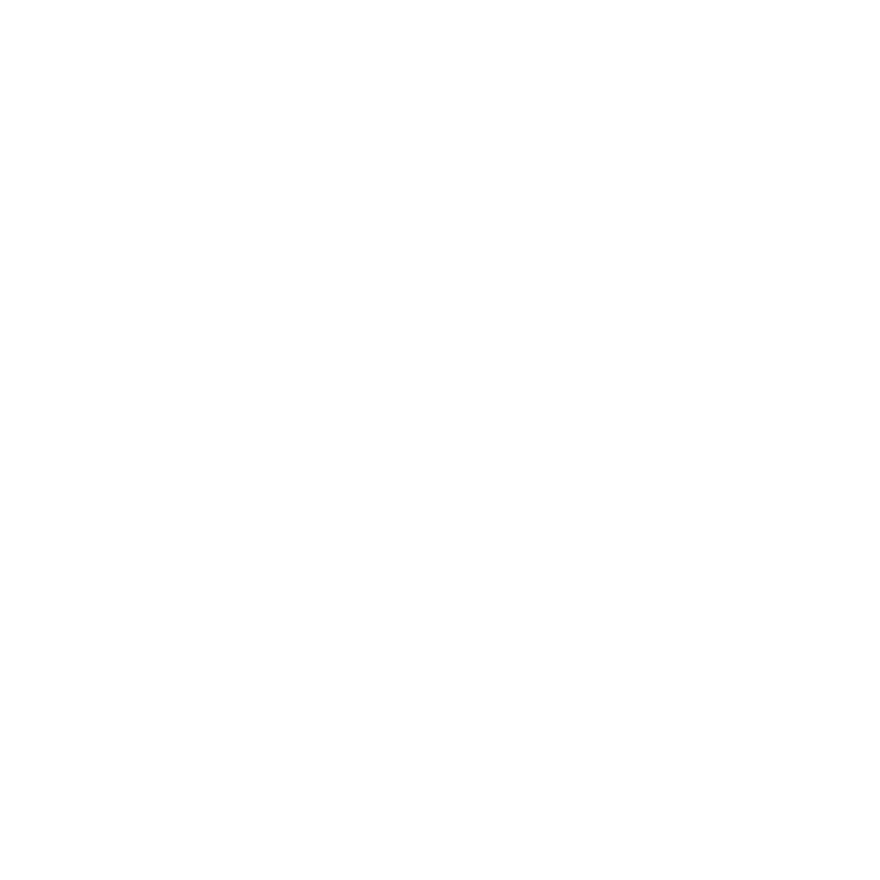
Frame 1 (no input)
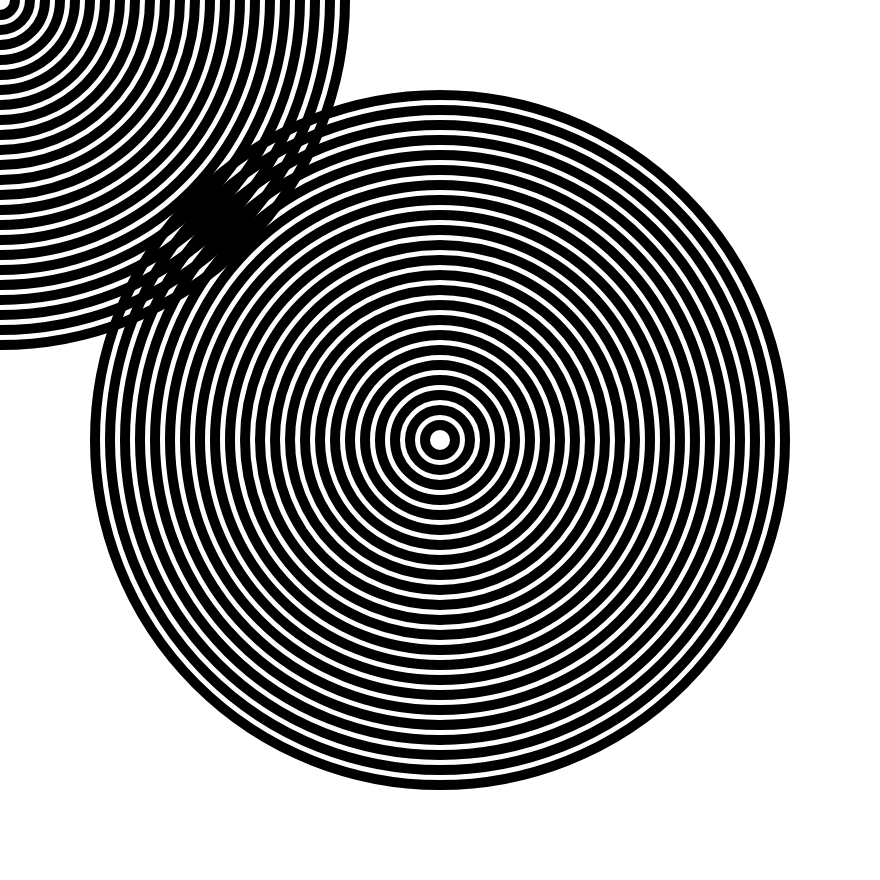
Frame 60 (no input)
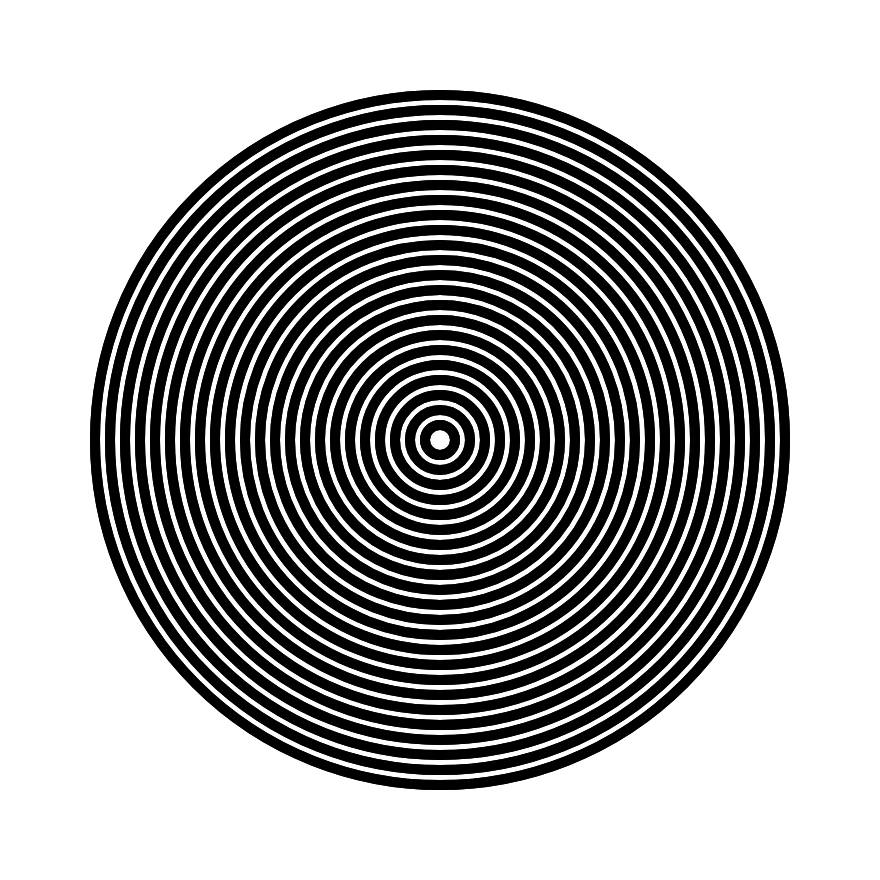
Frame 120 (the mouse pressed at the canvas centre since frame 60)

The p5.js sketch that drew these frames (run headless with seeded random() and noise() and a simulated clock; from frame 60 on, the mouse is pressed at the canvas centre):

// p5.js sketch
// ── sketch.js
// p5.js
let BG = "#000000";
let FG = "#F1F1F1";
let PRIMARY = "#0000FF";
let SECONDARY = "#FF0000";

function setup(){
    createCanvas(880, 880);
}

function draw()
{
  background(255);
  stroke(0);
  strokeWeight(10);
  noFill();
  
  for(let i=0; i<constrain(frameCount,1,24); i++)
  {
    ellipse(width/2,height/2,i*30,i*30);
    ellipse(mouseX,mouseY,i*30,i*30);
  }
}

function touchMoved() {
    return false;
}
